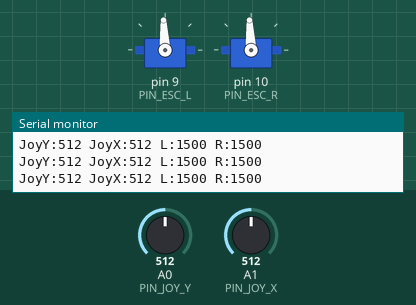
Recording of a sketch running on a simulated Arduino Uno, built with avr-gcc and run on an emulated ATmega328P. Parts: 2 × servo, the last lines printed to the serial monitor. Inputs (shaded band) come from the test bench; at power-on: A0 (PIN_JOY_Y) = 512, A1 (PIN_JOY_X) = 512.

Above: at 1.2 s.
1.3 s: A0 (PIN_JOY_Y) set to 716
At 1.7 s:
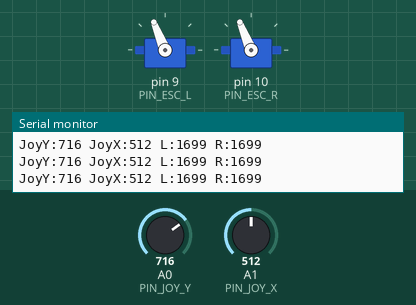
2.8 s: A1 (PIN_JOY_X) set to 716
At 3.7 s:
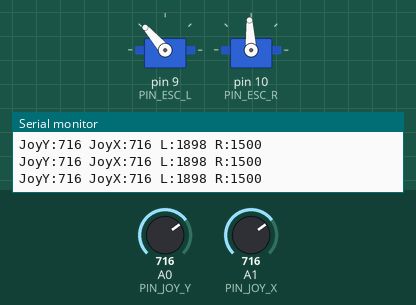
4.3 s: A0 (PIN_JOY_Y) set to 900
At 5.5 s:
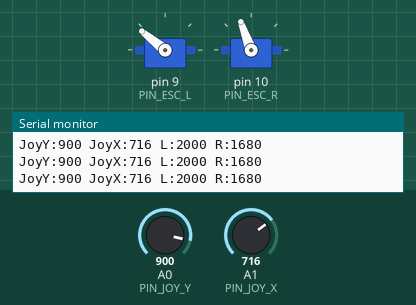
5.8 s: A1 (PIN_JOY_X) set to 900
At 6.5 s:
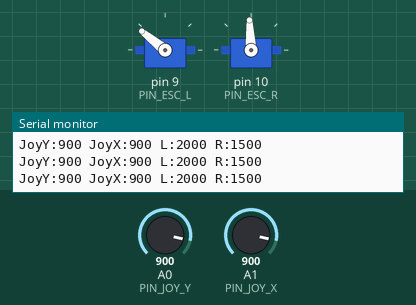
7.3 s: A0 (PIN_JOY_Y) set to 511
At 8.5 s:
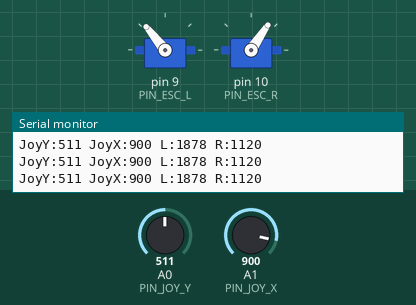
8.8 s: A1 (PIN_JOY_X) set to 1023
At 10.0 s:
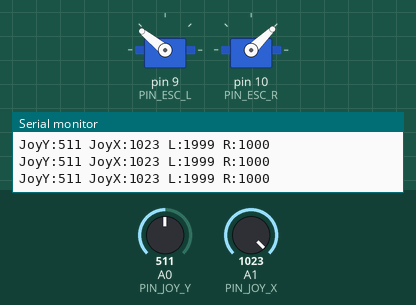
Timing chart, 0 to 11.3 s (numbered marks = the images above; inputs shaded):
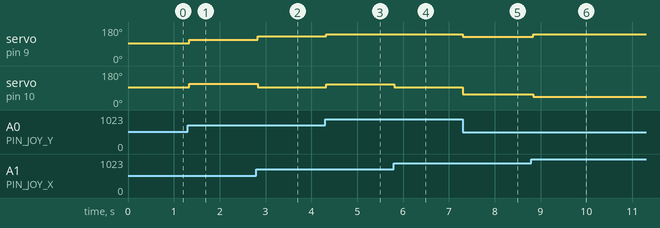

Measured:
- after the input at 1.3 s, servo on pin 9 (PIN_ESC_L), servo on pin 10 (PIN_ESC_R): 93° → 112° at once
- after the input at 2.8 s, servo on pin 9 (PIN_ESC_L): 112° → 131° at once; servo on pin 10 (PIN_ESC_R): 112° → 93° at once
- after the input at 4.3 s, servo on pin 9 (PIN_ESC_L): 131° → 141° at once; servo on pin 10 (PIN_ESC_R): 93° → 110° at once
- after the input at 5.8 s, servo on pin 10 (PIN_ESC_R): 110° → 93° at once
- after the input at 7.3 s, servo on pin 9 (PIN_ESC_L): 141° → 129° at once; servo on pin 10 (PIN_ESC_R): 93° → 56° at once
- after the input at 8.8 s, servo on pin 9 (PIN_ESC_L): 129° → 141° at once; servo on pin 10 (PIN_ESC_R): 56° → 44° at once

The sketch:

sketch.ino
```cpp
// Excavator Track Controller — Wokwi Simulation Stub
// This is a simplified version for Wokwi visualization.
// The real sketch is in sketches/dual_track_control/dual_track_control.ino
//
// Board: Arduino UNO (stand-in for UNO R4 WiFi in Wokwi)
//
// Pin Map:
//   D0  <- X.BUS shared bus (both ESCs via diode-OR)
//   D2  <- RC CH1 (left motor) direct
//   D3  <- RC CH4 (ctrl mode) direct
//   D4  <- RC CH2 (right motor) direct
//   D7  <- RC CH5 (override) direct
//   D9  -> Left ESC servo PWM
//   D10 -> Right ESC servo PWM
//   A0  <- Joystick Y (throttle) direct (5V tolerant)
//   A1  <- Joystick X (steering) direct (5V tolerant)

#include <Servo.h>

Servo escLeft;
Servo escRight;

const int PIN_JOY_Y = A0;
const int PIN_JOY_X = A1;
const int PIN_ESC_L = 9;
const int PIN_ESC_R = 10;

void setup() {
  Serial.begin(115200);
  Serial.println("Excavator Controller - Wokwi Simulation");

  escLeft.attach(PIN_ESC_L);
  escRight.attach(PIN_ESC_R);

  // Center ESCs (neutral = 1500us)
  escLeft.writeMicroseconds(1500);
  escRight.writeMicroseconds(1500);
}

void loop() {
  int joyY = analogRead(PIN_JOY_Y);
  int joyX = analogRead(PIN_JOY_X);

  // Map joystick to ESC range (1000-2000us)
  int throttle = map(joyY, 0, 1023, -500, 500);
  int steering = map(joyX, 0, 1023, -500, 500);

  // Tank mix
  int leftUs  = 1500 + throttle + steering;
  int rightUs = 1500 + throttle - steering;

  leftUs  = constrain(leftUs, 1000, 2000);
  rightUs = constrain(rightUs, 1000, 2000);

  escLeft.writeMicroseconds(leftUs);
  escRight.writeMicroseconds(rightUs);

  // Debug output
  Serial.print("JoyY:");
  Serial.print(joyY);
  Serial.print(" JoyX:");
  Serial.print(joyX);
  Serial.print(" L:");
  Serial.print(leftUs);
  Serial.print(" R:");
  Serial.println(rightUs);

  delay(50);
}
```
